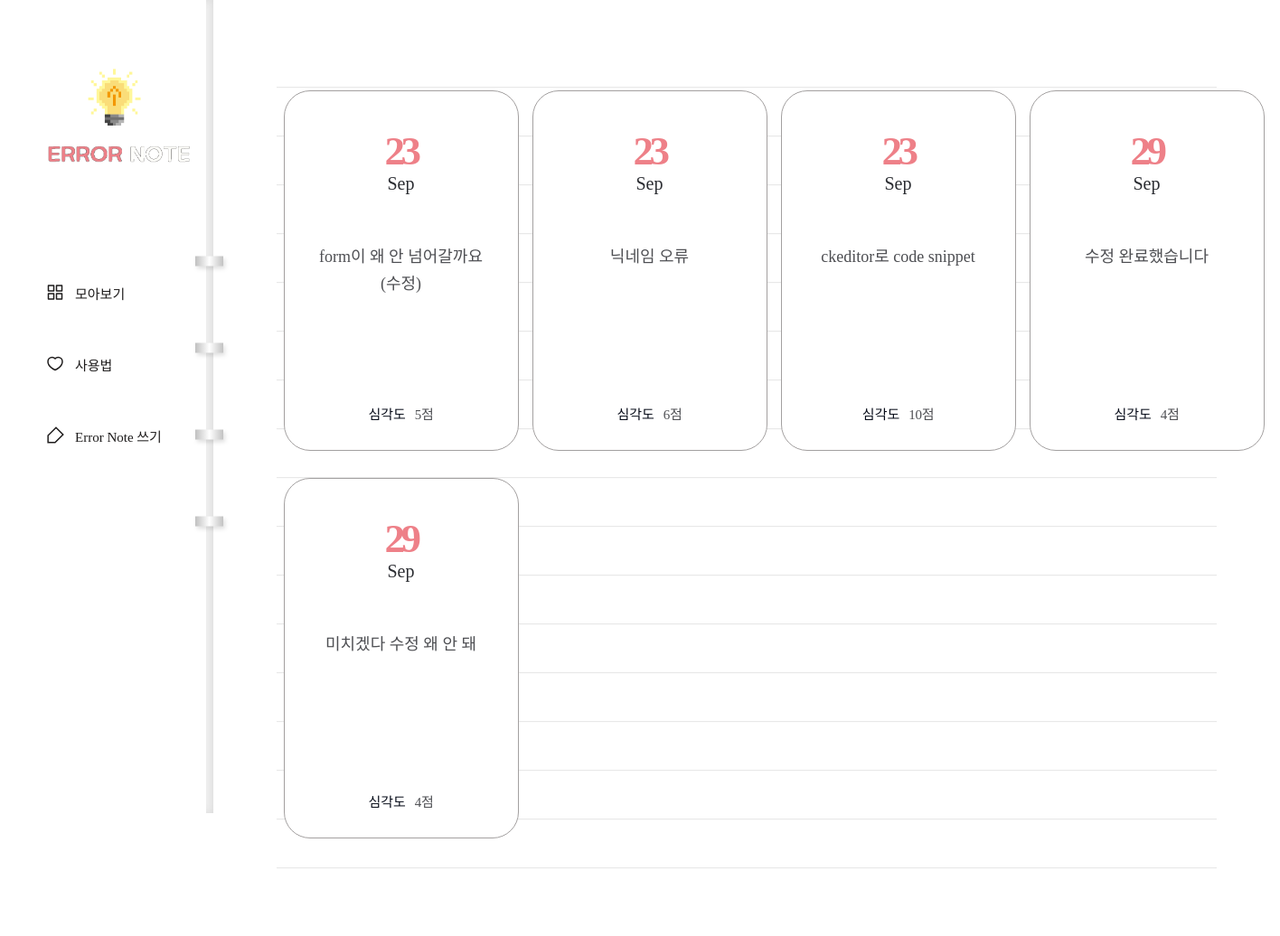
Screenshot of /diary/ with the database file from the repository.
### diary/models.py (models this page shows, shortened)
class Page(models.Model):
    title = models.CharField(max_length=50)
    content = models.TextField()
    score = models.IntegerField()
    dt_created = models.DateTimeField(verbose_name="Date Created", auto_now_add=True)

### diary/views.py (the view)
# urls.py: path('diary/', views.page_list, name='page-list'),
def page_list(request):
    object_list = Page.objects.all()
    return render(request, 'diary/page_list.html', {'object_list': object_list})

### diary/templates/diary/page_list.html
{% extends './base.html' %}
{% block content %}
<div class="wrap-note">
    <div class="note">
        <div class="note-list">
            <ul>
                {% for obj in object_list %}
                <li>
                    <a href="{% url 'page-detail' obj.id %}">
                        <div class="date">
                            <span>{{obj.dt_created|date:"d"}}</span>
                            <p>{{obj.dt_created|date:"M"}}</p>
                        </div>
                        <h2>{{obj.title}}</h2>
                        <div class="score">
                            <p>심각도</p>
                            <span>{{obj.score}}점</span>
                        </div>
                    </a>
                </li>
                {% endfor %}
            </ul>
        </div>
    </div>
</div>
{% endblock content %}

### diary/static/diary/css/styles.css (style rules this page uses)
h1,h2,h3,p,a,ul,li { margin: 0; padding: 0; font-family: 'NanumSquare'; list-style: none; text-decoration: none; outline: none; }
html { position: relative; min-height: 100%; margin: 0; }
body { margin: 0; padding: 0; -webkit-font-smoothing: antialiased; -moz-osx-font-smoothing: auto; }
.wrap-note .note { padding-left: 236px; padding-top: 50px; padding-bottom: 200px; }
.note-list { margin: 0 70px; padding-top: 50px; background: url(../image/note-bg.svg) repeat-x center/1535px 974px; }
.note-list ul { overflow: hidden; width: 1100px; margin: 0 auto; padding-bottom: 50px; }
.note-list ul li { float: left; width: 25%; padding-bottom: 30px; }
.note-list ul li a { display: block; width: 258px; height: 397px; margin: 0 auto; background: #fff; border: solid 1px #a3a0a0; border-radius: 29px; }
.note-list ul li a .date { margin-top: 40px; margin-bottom: 55px; text-align: center; }
.note-list ul li a .date p { display: inline-block; font-family: 'NanumSquare'; color: #2b2d32; font-size: 20px; text-align: center; text-transform: capitalize; line-height: 1; }
.note-list ul li a .date span { display: block; font-family: 'NanumSquare'; color: #ee8088; font-weight: 700; font-size: 45px; letter-spacing: -4.47px; }
.note-list ul li a h2 { width: 196px; height: 150px; margin: 0 auto; font-family: 'NanumBarunpen'; color: #4e4f53; font-weight: normal; font-size: 18px; line-height: 1.67; text-align: center; }
.note-list ul li a .score { margin-top: 28px; text-align: center; }
.note-list ul li a .score p { display: inline-block; font-family: 'NanumSquare'; color: #060b18; font-size: 15px; }
.note-list ul li a .score span { padding-left: 6px; font-family: 'NanumBarunpen'; color: #4e4f53; font-size: 15px; letter-spacing: -0.29px; }

### rows the page displays
Page: dt_created "23", dt_created "Sep", title "form이 왜 안 넘어갈까요(수정)", score "5"
Page: dt_created "23", dt_created "Sep", title "닉네임 오류", score "6"
Page: dt_created "23", dt_created "Sep", title "ckeditor로 code snippet", score "10"
Page: dt_created "29", dt_created "Sep", title "수정 완료했습니다", score "4"
Page: dt_created "29", dt_created "Sep", title "미치겠다 수정 왜 안 돼", score "4"
